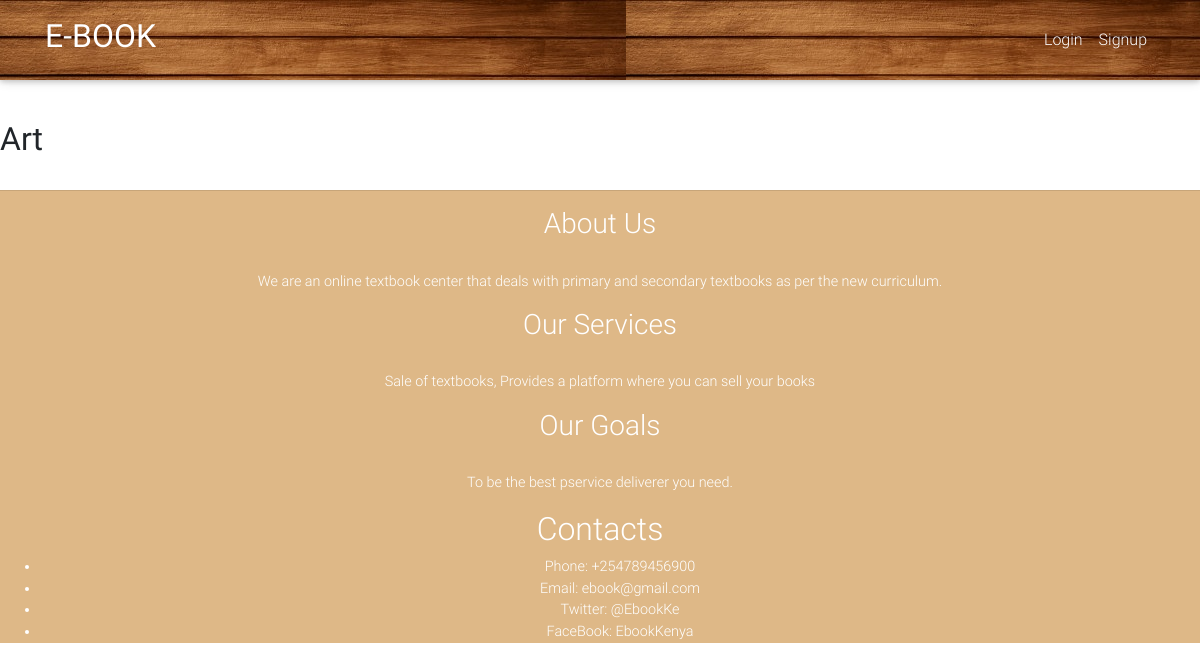
Before: /art with the older database file.
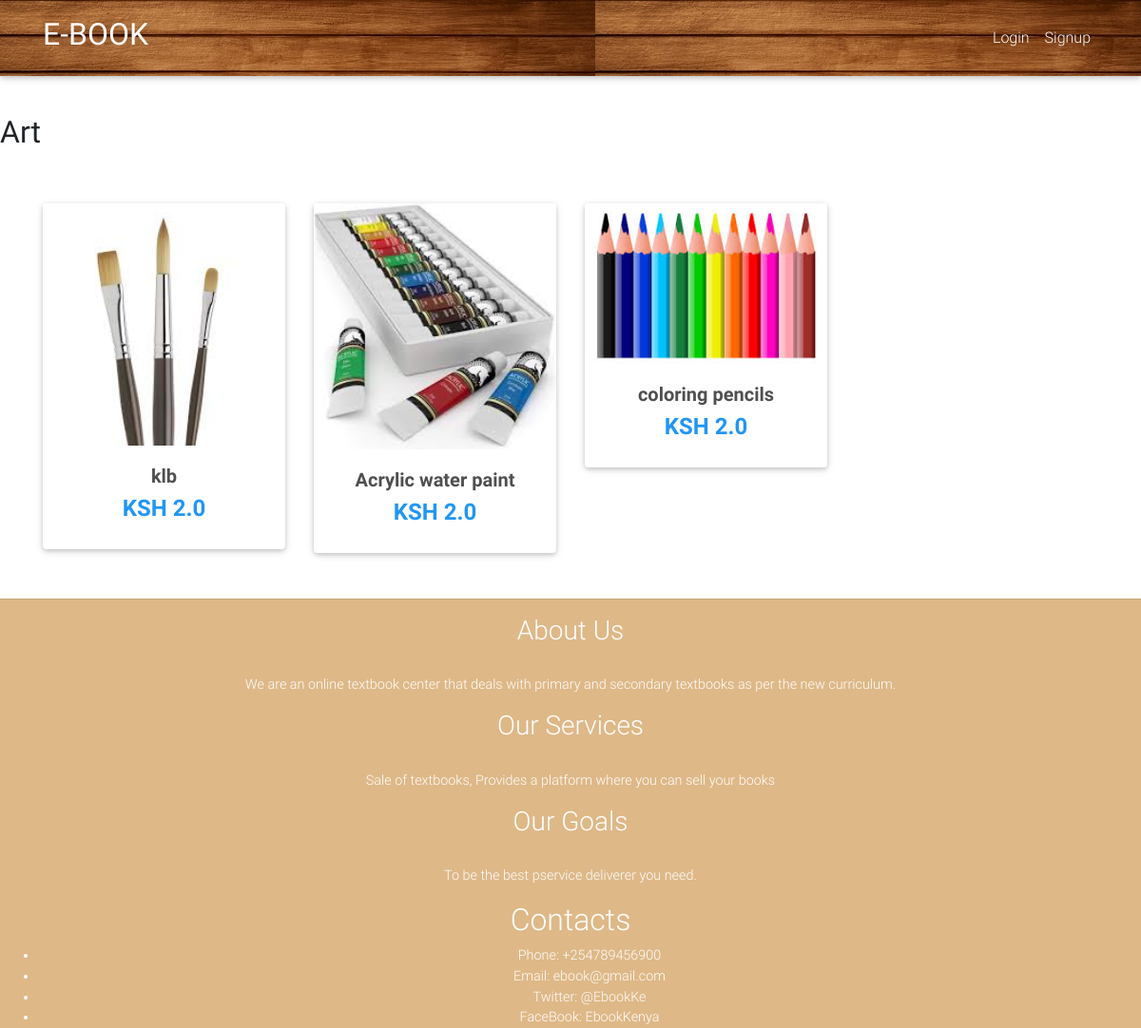
After: the same page with the newer database file.
### core/models.py (models this page shows, shortened)
class Item(models.Model):
    title = models.CharField(max_length=100)
    price = models.FloatField()
    discount_price = models.FloatField(blank=True, null=True)
    category = models.CharField(choices=CATEGORY_CHOICES, max_length=2)
    label = models.CharField(choices=LABEL_CHOICES, max_length=1)
    slug = models.SlugField()
    description = models.TextField()
    image = models.ImageField(upload_to='Item_images')
    class Meta:
        ordering = ['id']
    def get_absolute_url(self):
        return reverse("core:product", kwargs={
            'slug': self.slug
        })

### core/views.py (the view)
# urls.py: path('art', views.art, name="art"),
def art(request):
    arts = Item.objects.filter(category="A")
    return  render(request, "art.html", locals())

### templates/art.html (shortened to what this page needs)
{% extends "base.html" %}
{% block content %}
<br>
<br>
<h2><b>Art</b></h2>
<main>
    <div class="container">
        <section class="text-center mb-4">
            <div class="row wow fadeIn">
                {% for art in arts %}
                <div class="col-lg-3 col-md-6 mb-4">
                    <br>
                    <br>
                    <div class="card">
                        <div class="view overlay">
                            <img src="{{ art.image.url }}"
                                 class="card-img-top">
                        </div>
                        <div class="card-body text-center">
                            <h5>
                                <strong>
                                    <a href="{{ art.get_absolute_url }}" class="dark-grey-text">{{ art.title }}
                                    </a>
                                </strong>
                            </h5>
                            <h4 class="font-weight-bold blue-text">
                                <strong>KSH
                                    {% if art.discount_price %}
                                    {{ art.discount_price }}
                                    {% else %}
                                    {{ art.price }}
                                    {% endif %}
                                </strong>
                            </h4>
                        </div>
                    </div>
                </div>
                {% endfor %}
            </div>
        </section>
    </div>
</main>
{% endblock content %}

Changed rows visible on the page:
added Item: image (picture), title "klb", price "2.0"
added Item: image (picture), title "Acrylic water paint", price "2.0"
added Item: image (picture), title "coloring pencils", price "2.0"
